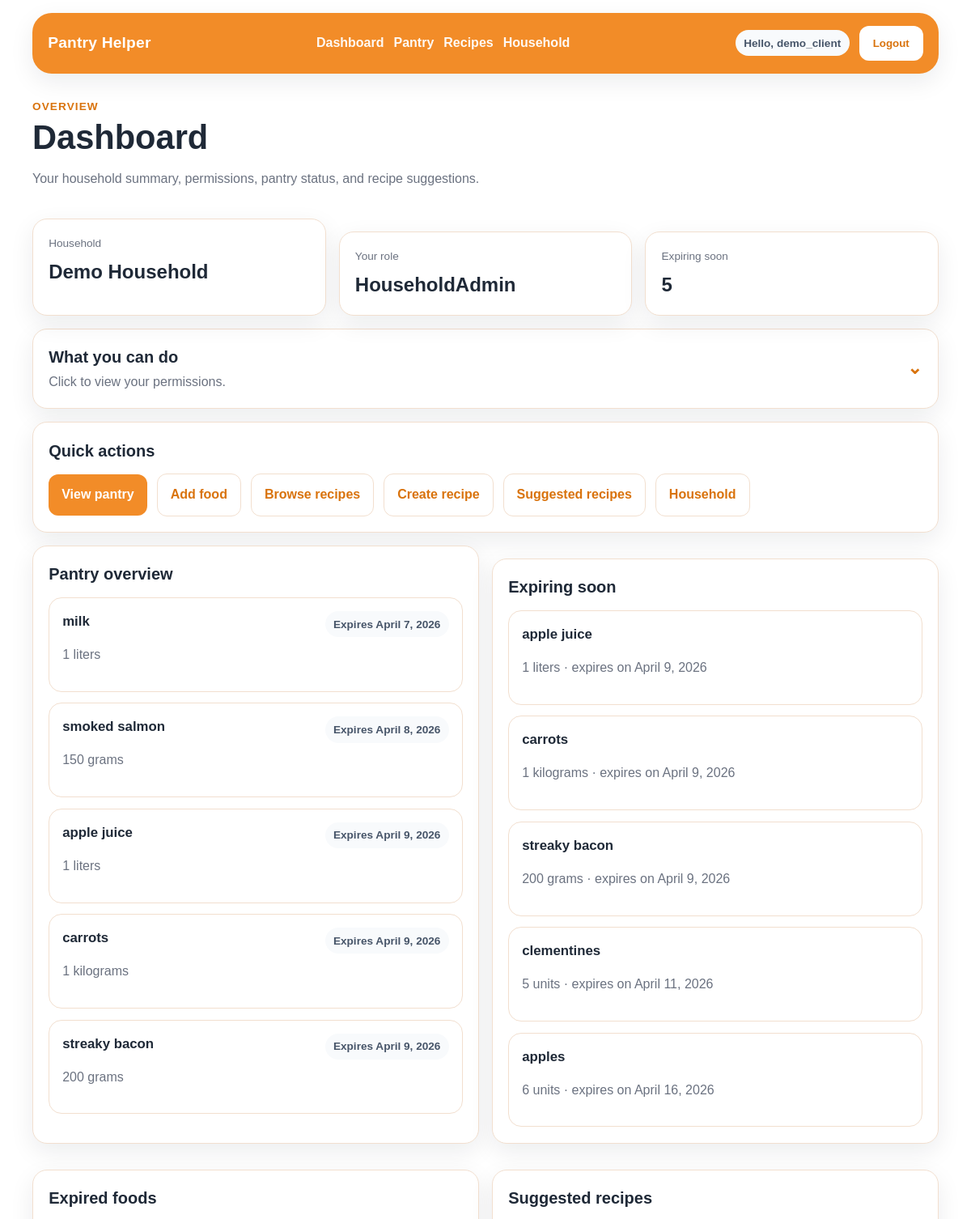
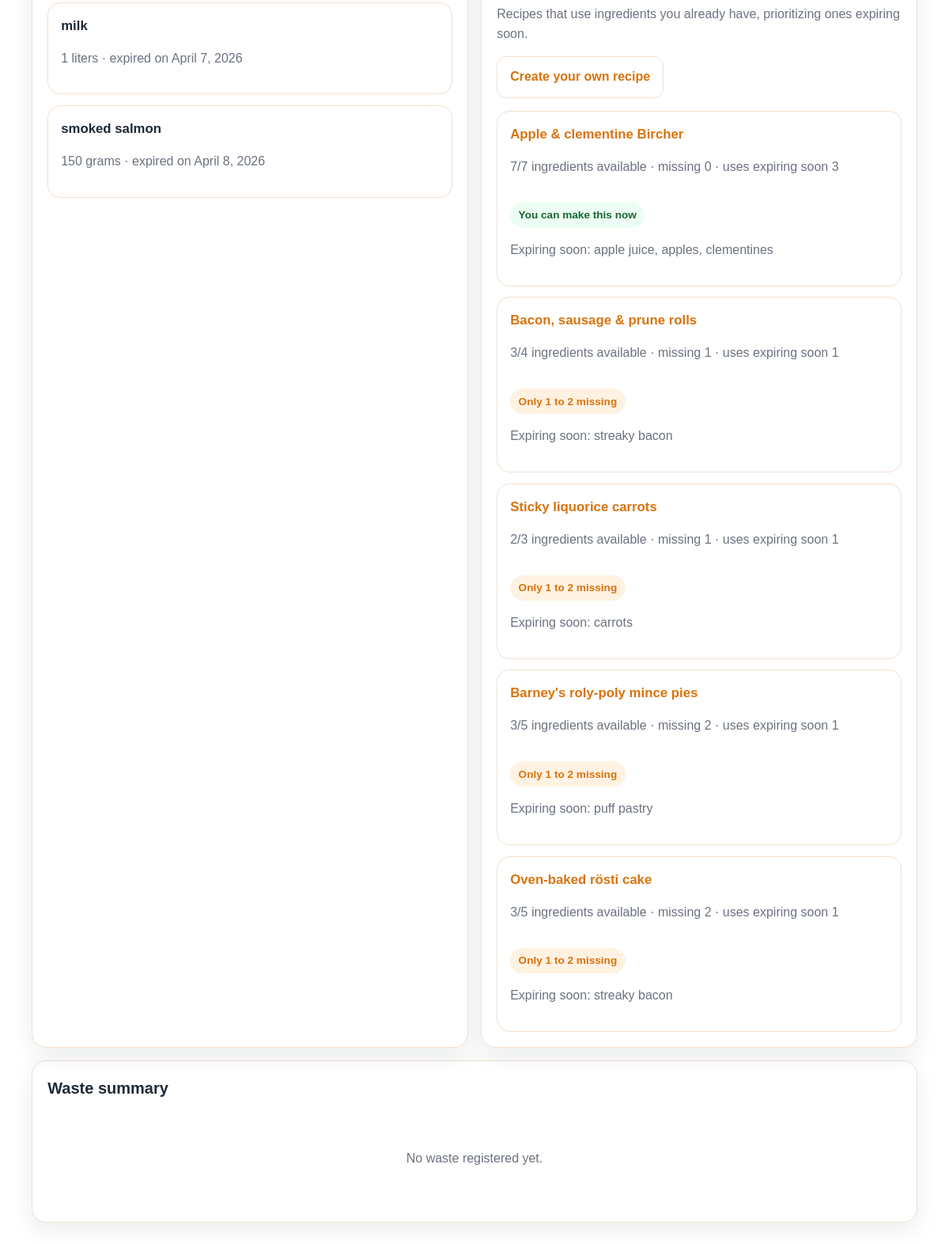
The page /dashboard/ (signed in) on the database its author committed (2 pictures, top to bottom).
### app/models.py (models this page shows, shortened)
class HouseholdMember(models.Model):
    user = models.OneToOneField(
        User,
        on_delete=models.CASCADE,
        related_name='household_member'
    )
    household = models.ForeignKey(
        Household,
        on_delete=models.CASCADE,
        related_name='household_members'
    )
    joined_at = models.DateTimeField(auto_now_add=True)
    class Meta:
        permissions = [
            ('manage_household_members', 'Can manage household members'),
            ('change_member_role', 'Can change household member role'),
        ]

class Household(models.Model):
    name = models.CharField(max_length=100)
    description = models.TextField(blank=True)
    created_by = models.ForeignKey(
        User,
        on_delete=models.CASCADE,
        related_name='created_households'
    )
    created_at = models.DateTimeField(auto_now_add=True)

class Food(models.Model):
    LOCATION_CHOICES = [
        ('FRIDGE', 'Fridge'),
        ('FREEZER', 'Freezer'),
        ('PANTRY', 'Pantry'),
    ]
    household = models.ForeignKey(
        Household,
        on_delete=models.CASCADE,
        related_name='foods'
    )
    ingredient = models.ForeignKey(
        Ingredient,
        on_delete=models.CASCADE,
        related_name='foods'
    )
    quantity = models.IntegerField(default=0)
    unit = models.CharField(
        max_length=20,
        choices=Unit.choices,
        default=Unit.UNITS,
    )
    location = models.CharField(
        max_length=20,
        choices=LOCATION_CHOICES,
        default='PANTRY')
    expiry_date = models.DateField(null=True, blank=True)
    notes = models.TextField(blank=True)
    added_by = models.ForeignKey(
        User,
        on_delete=models.SET_NULL,
        null=True,
        blank=True,
        related_name='added_foods'
    )
    class Meta:
        ordering = ['expiry_date', 'ingredient__name']
        permissions = [
            ('mark_food_consumed', 'Can mark a food item as consumed'),
            ('mark_food_wasted', 'Can mark a food item as wasted'),
        ]

class Ingredient(models.Model):
    name = models.CharField(max_length=120)
    category = models.ForeignKey(
        Category,
        on_delete=models.SET_NULL,
        null=True,
        blank=True,
        related_name='ingredients'
    )
    class Meta:
        ordering = ['name']

class Recipe(models.Model):
    household = models.ForeignKey(
        Household,
        on_delete=models.CASCADE,
        related_name='recipes',
        null=True,
        blank=True
    )
    created_by = models.ForeignKey(
        User,
        on_delete=models.SET_NULL,
        null=True,
        blank=True,
        related_name='created_recipes'
    )
    name = models.CharField(max_length=200)
    author = models.CharField(max_length=120, blank=True)
    source_url = models.URLField(blank=True)
    source_site = models.CharField(max_length=100, blank=True)
    is_preloaded = models.BooleanField(default=False)
    ingredients = models.ManyToManyField(
        Ingredient,
        through='RecipeIngredient',
        related_name='recipes'
    )
    class Meta:
        ordering = ['name']
        permissions = [
            ('view_suggested_recipes', 'Can view suggested recipes'),
        ]

### app/views.py (the view)
# urls.py: path('dashboard/', views.dashboard, name='dashboard'),
@login_required
def dashboard(request):
    membership = get_membership(request.user)
    role = get_user_role(request.user)
    foods = []
    expiring_foods = []
    expired_foods = []
    recipe_suggestions = []
    top_wasted_ingredients = []
    if membership:
        today = timezone.localdate()
        expiring_limit = today + timedelta(days=7)
        foods = _ordered_foods_queryset(
            Food.objects.filter(
                household=membership.household,
                quantity__gte=1,
            ).select_related('ingredient')
        )[:5]
        expiring_foods = (
            Food.objects.filter(
                household=membership.household,
                quantity__gte=1,
                expiry_date__isnull=False,
                expiry_date__gte=today,
                expiry_date__lte=expiring_limit,
            )
            .select_related('ingredient')
            .order_by('expiry_date', 'ingredient__name')[:5]
        )
        expired_foods = (
            Food.objects.filter(
                household=membership.household,
                quantity__gte=1,
                expiry_date__isnull=False,
                expiry_date__lt=today,
            )
            .select_related('ingredient')
            .order_by('expiry_date', 'ingredient__name')[:5]
        )
        recipe_suggestions = _build_recipe_suggestions(
            membership.household,
            limit=5,
            dashboard_priority=True,
        )
        if request.user.has_perm('app.view_wastelog'):
            top_wasted_ingredients = (
                WasteLog.objects.filter(household=membership.household)
                .values('ingredient__name', 'unit')
                .annotate(total_wasted=Sum('quantity'))
                .order_by('-total_wasted', 'ingredient__name', 'unit')[:5]
            )
    tparams = {
        'membership': membership,
        'role': role,
        'foods': foods,
        'expiring_foods': expiring_foods,
        'expired_foods': expired_foods,
        'recipe_suggestions': recipe_suggestions,
        'top_wasted_ingredients': top_wasted_ingredients,
    }
    return render(request, 'app/dashboard.html', tparams)

### app/templates/app/dashboard.html (shortened to what this page needs)
{% extends "base.html" %}
{% block content %}
<div class="page-header">
    <div>
        <span class="eyebrow">Overview</span>
        <h1>Dashboard</h1>
        <p class="page-subtitle">Your household summary, permissions, pantry status, and recipe suggestions.</p>
    </div>
</div>
{% if membership %}
    <div class="card-grid card-grid-3">
        <article class="card">
            <span class="stat-label">Household</span>
            <div class="stat-value">{{ membership.household.name }}</div>
        </article>
        <article class="card">
            <span class="stat-label">Your role</span>
            <div class="stat-value">{{ role|default:"No role" }}</div>
        </article>
        <article class="card">
            <span class="stat-label">Expiring soon</span>
            <div class="stat-value">{{ expiring_foods|length }}</div>
        </article>
    </div>
{% endif %}
{% if role %}
    <details class="card collapsible-card" style="margin-top: 1rem;">
        <summary class="collapsible-summary">
            <div>
                <h2>What you can do</h2>
                <p class="page-subtitle">Click to view your permissions.</p>
            </div>
            <span class="collapse-arrow">⌄</span>
        </summary>
    </details>
{% endif %}
<section class="card" style="margin-top: 1rem;">
    <h2>Quick actions</h2>
    <div class="page-actions">
        {% if perms.app.view_food %}
            <a href="{% url 'app:food_list' %}" class="btn">View pantry</a>
        {% endif %}
        {% if perms.app.add_food %}
            <a href="{% url 'app:food_new' %}" class="btn btn-secondary">Add food</a>
        {% endif %}
        {% if perms.app.view_recipe %}
            <a href="{% url 'app:recipe_list' %}" class="btn btn-secondary">Browse recipes</a>
        {% endif %}
        {% if perms.app.add_recipe %}
            <a href="{% url 'app:recipe_new' %}" class="btn btn-secondary">Create recipe</a>
        {% endif %}
        {% if perms.app.view_suggested_recipes %}
            <a href="{% url 'app:suggested_recipes' %}" class="btn btn-secondary">Suggested recipes</a>
        {% endif %}
        {% if perms.app.change_household or perms.app.manage_household_members or not membership %}
            <a href="{% url 'app:household_manage' %}" class="btn btn-secondary">Household</a>
        {% endif %}
    </div>
</section>
<div class="dashboard-grid" style="margin-top: 1rem;">
    <section class="card">
        <h2>Pantry overview</h2>
        <div class="list-stack">
            {% for food in foods %}
                <div class="list-row">
                    <div class="list-row-head">
                        <div>
                            <h3>{{ food.ingredient.name }}</h3>
                            <p class="muted">{{ food.quantity }} {{ food.unit }}</p>
                        </div>
                        <span class="tag tag-muted">
                            {% if food.expiry_date %}
                                Expires {{ food.expiry_date }}
                            {% else %}
                                No date
                            {% endif %}
                        </span>
                    </div>
                </div>
            {% empty %}
                <div class="empty-state">
                    <p class="muted">No foods yet.</p>
                </div>
            {% endfor %}
        </div>
    </section>
    <section class="card">
        <h2>Expiring soon</h2>
        <div class="list-stack">
            {% for food in expiring_foods %}
                <div class="list-row">
                    <h3>{{ food.ingredient.name }}</h3>
                    <p class="muted">{{ food.quantity }} {{ food.unit }} · expires on {{ food.expiry_date }}</p>
                </div>
            {% empty %}
                <div class="empty-state">
                    <p class="muted">No foods are expiring in the next 7 days.</p>
                </div>
            {% endfor %}
        </div>
    </section>
    <section class="card">
        <h2>Expired foods</h2>
        <div class="list-stack">
            {% for food in expired_foods %}
                <div class="list-row">
                    <h3>{{ food.ingredient.name }}</h3>
                    <p class="muted">{{ food.quantity }} {{ food.unit }} · expired on {{ food.expiry_date }}</p>
                </div>
            {% empty %}
                <div class="empty-state">
                    <p class="muted">No expired foods.</p>
                </div>
            {% endfor %}
        </div>
    </section>
    {% if perms.app.view_suggested_recipes %}
        <section class="card">
            <h2>Suggested recipes</h2>
            <p class="page-subtitle">Recipes that use ingredients you already have, prioritizing ones expiring soon.</p>
            {% if perms.app.add_recipe %}
                <div class="page-actions" style="margin-bottom: 1rem;">
                    <a href="{% url 'app:recipe_new' %}" class="btn btn-secondary">Create your own recipe</a>
                </div>
            {% endif %}
            <div class="list-stack">
                {% for item in recipe_suggestions %}
                    <div class="list-row">
                        <div class="list-row-head">
                            <div>
                                <h3>
                                    <a href="{% url 'app:recipe_detail' item.recipe.id %}">{{ item.recipe.name }}</a>
                                </h3>
                                <p class="muted">
                                    {{ item.matched_count }}/{{ item.total_count }} ingredients available ·
                                    missing {{ item.missing_count }} ·
                                    uses expiring soon {{ item.expiring_match_count }}
                                </p>
                            </div>
                            <div class="tag-row">
                                {% if item.can_make_now %}
                                    <span class="tag tag-success">You can make this now</span>
                                {% elif item.almost_make_now %}
                                    <span class="tag">Only 1 to 2 missing</span>
                                {% endif %}
                            </div>
                        </div>
                        {% if item.expiring_ingredients %}
                            <p class="helper-text">Expiring soon: {{ item.expiring_ingredients|join:", " }}</p>
                        {% endif %}
                    </div>
                {% empty %}
                    <div class="empty-state">
                        <p class="muted">No recipe suggestions yet.</p>
                    </div>
                {% endfor %}
            </div>
        </section>
    {% endif %}
</div>
{% if perms.app.view_wastelog %}
    <section class="card" style="margin-top: 1rem;">
        <h2>Waste summary</h2>
        <div class="list-stack">
        {% for item in top_wasted_ingredients %}
            <div class="list-row">
                <div class="list-row-head">
                    <strong>{{ item.ingredient__name }}</strong>
                    <span class="tag tag-warning">{{ item.total_wasted }} {{ item.unit }}</span>
                </div>
            </div>
        {% empty %}
            <div class="empty-state">
                <p class="muted">No waste registered yet.</p>
            </div>
        {% endfor %}
    </div>
</section>
{% endif %}
{% endblock %}

### app/templates/loginpartial.html (shortened to what this page needs)
{% if user.is_authenticated %}
    <div class="auth-box">
        <span class="tag tag-muted">Hello, {{ user.username }}</span>
        <form action="{% url 'logout' %}" method="post" class="inline-form">
            <button type="submit" class="btn btn-light">Logout</button>
        </form>
    </div>
{% else %}
    <a href="{% url 'login' %}" class="btn btn-light">Login</a>
{% endif %}

### rows shown on the page
HouseholdMember: household.name "Demo Household"
Food: ingredient.name "milk", quantity "1", unit "liters", expiry_date "April 7, 2026"
Food: ingredient.name "smoked salmon", quantity "150", unit "grams", expiry_date "April 8, 2026"
Food: ingredient.name "apple juice", quantity "1", unit "liters", expiry_date "April 9, 2026"
Food: ingredient.name "carrots", quantity "1", unit "kilograms", expiry_date "April 9, 2026"
Food: ingredient.name "streaky bacon", quantity "200", unit "grams", expiry_date "April 9, 2026"
Food: ingredient.name "clementines", quantity "5", unit "units", expiry_date "April 11, 2026"
Food: ingredient.name "apples", quantity "6", unit "units", expiry_date "April 16, 2026"
Recipe: recipe.name "Apple & clementine Bircher", matched_count "7", total_count "7", missing_count "0", expiring_match_count "3", shows "You can make this now", expiring_ingredients "apple juice, apples, clementines"
Recipe: recipe.name "Bacon, sausage & prune rolls", matched_count "3", total_count "4", missing_count "1", expiring_match_count "1", shows "Only 1 to 2 missing", expiring_ingredients "streaky bacon"
Recipe: recipe.name "Sticky liquorice carrots", matched_count "2", total_count "3", missing_count "1", expiring_match_count "1", shows "Only 1 to 2 missing", expiring_ingredients "carrots"
Recipe: recipe.name "Barney's roly-poly mince pies", matched_count "3", total_count "5", missing_count "2", expiring_match_count "1", shows "Only 1 to 2 missing", expiring_ingredients "puff pastry"
Recipe: recipe.name "Oven-baked rösti cake", matched_count "3", total_count "5", missing_count "2", expiring_match_count "1", shows "Only 1 to 2 missing", expiring_ingredients "streaky bacon"

### other values the page prints
{{ user.username }} "demo_client"
{{ role|default:"No role" }} "HouseholdAdmin"
{{ expiring_foods|length }} "5"
